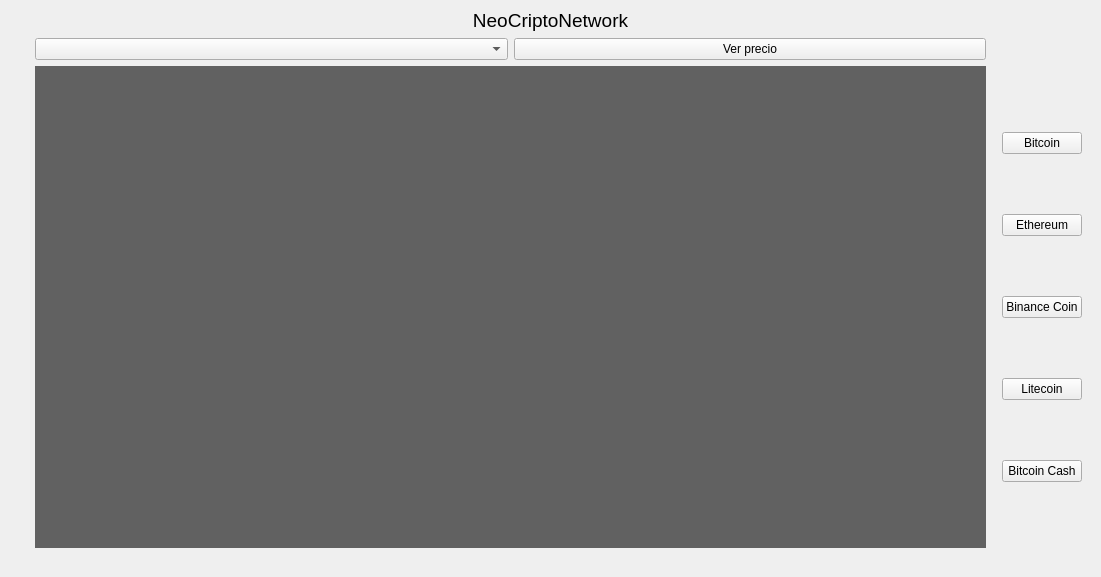
<?xml version="1.0" encoding="UTF-8"?>
<ui version="4.0">
 <class>MainWindow</class>
 <widget class="QMainWindow" name="MainWindow">
  <property name="geometry">
   <rect>
    <x>0</x>
    <y>0</y>
    <width>1101</width>
    <height>577</height>
   </rect>
  </property>
  <property name="windowTitle">
   <string>MainWindow</string>
  </property>
  <widget class="QWidget" name="centralwidget">
   <layout class="QHBoxLayout" name="horizontalLayout_2">
    <item>
     <layout class="QGridLayout" name="gridLayout">
      <item row="1" column="1">
       <layout class="QHBoxLayout" name="horizontalLayout">
        <item>
         <widget class="QComboBox" name="comboBox_criptos">
          <property name="currentText">
           <string/>
          </property>
         </widget>
        </item>
        <item>
         <widget class="QPushButton" name="pushButton">
          <property name="text">
           <string>Ver precio</string>
          </property>
         </widget>
        </item>
       </layout>
      </item>
      <item row="2" column="2">
       <layout class="QVBoxLayout" name="verticalLayout">
        <property name="spacing">
         <number>4</number>
        </property>
        <property name="leftMargin">
         <number>10</number>
        </property>
        <property name="topMargin">
         <number>10</number>
        </property>
        <property name="rightMargin">
         <number>10</number>
        </property>
        <property name="bottomMargin">
         <number>10</number>
        </property>
        <item>
         <widget class="QPushButton" name="btc_button">
          <property name="text">
           <string>Bitcoin</string>
          </property>
         </widget>
        </item>
        <item>
         <widget class="QPushButton" name="eth_button">
          <property name="text">
           <string>Ethereum</string>
          </property>
         </widget>
        </item>
        <item>
         <widget class="QPushButton" name="bnb_button">
          <property name="text">
           <string>Binance Coin</string>
          </property>
         </widget>
        </item>
        <item>
         <widget class="QPushButton" name="ltc_button">
          <property name="text">
           <string>Litecoin</string>
          </property>
         </widget>
        </item>
        <item>
         <widget class="QPushButton" name="bch_button">
          <property name="text">
           <string>Bitcoin Cash</string>
          </property>
         </widget>
        </item>
       </layout>
      </item>
      <item row="0" column="0" colspan="3">
       <widget class="QLabel" name="title">
        <property name="font">
         <font>
          <family>MS Sans Serif</family>
          <pointsize>14</pointsize>
         </font>
        </property>
        <property name="autoFillBackground">
         <bool>false</bool>
        </property>
        <property name="text">
         <string>NeoCriptoNetwork</string>
        </property>
        <property name="alignment">
         <set>Qt::AlignCenter</set>
        </property>
       </widget>
      </item>
      <item row="2" column="0">
       <spacer name="verticalSpacer">
        <property name="orientation">
         <enum>Qt::Vertical</enum>
        </property>
        <property name="sizeHint" stdset="0">
         <size>
          <width>20</width>
          <height>40</height>
         </size>
        </property>
       </spacer>
      </item>
      <item row="3" column="1">
       <spacer name="horizontalSpacer">
        <property name="orientation">
         <enum>Qt::Horizontal</enum>
        </property>
        <property name="sizeHint" stdset="0">
         <size>
          <width>728</width>
          <height>20</height>
         </size>
        </property>
       </spacer>
      </item>
      <item row="2" column="1">
       <widget class="PlotWidget" name="widget" native="true">
        <property name="styleSheet">
         <string notr="true">background-color: rgb(97, 97, 97);</string>
        </property>
       </widget>
      </item>
     </layout>
    </item>
   </layout>
  </widget>
 </widget>
 <customwidgets>
  <customwidget>
   <class>PlotWidget</class>
   <extends>QWidget</extends>
   <header>pyqtgraph</header>
   <container>1</container>
  </customwidget>
 </customwidgets>
 <resources/>
 <connections/>
</ui>
